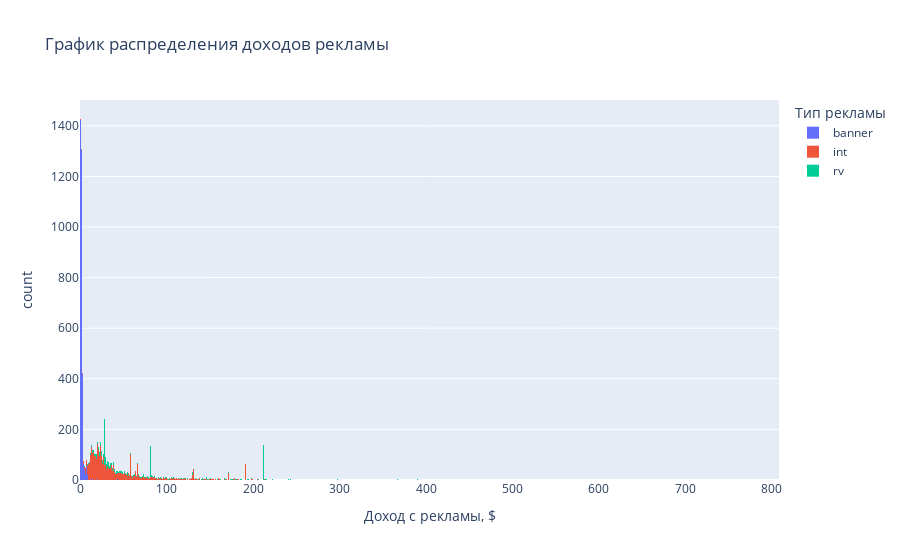

Source (notebook cell):
### Code cell
px.histogram((new_df.groupby(['profile_id', 'ad_type'])['revenue'].mean()*1000).unstack(), nbins=1000, labels={'value': 'Доход с рекламы, $', 'count': 'Количество показов', 'ad_type': 'Тип рекламы'},
            title='График распределения доходов рекламы').show(renderer='png')

### Figure 1 — Plotly figure (JSON) as saved in the notebook; plotly's stock layout.template omitted (floating-point values rounded to 4 significant figures; data arrays with more than 128 entries replaced by an {"elided": "..."} marker saying what was removed)
{"data": [{"alignmentgroup": "True", "bingroup": "x", "hovertemplate": "Тип рекламы=banner<br>Доход с рекламы, $=%{x}<br>count=%{y}<extra></extra>", "legendgroup": "banner", "marker": {"color": "#636efa", "pattern": {"shape": ""}}, "name": "banner", "nbinsx": 1000, "offsetgroup": "banner", "orientation": "v", "showlegend": true, "type": "histogram", "x": {"elided": "4226 float values"}, "xaxis": "x", "yaxis": "y"}, {"alignmentgroup": "True", "bingroup": "x", "hovertemplate": "Тип рекламы=int<br>Доход с рекламы, $=%{x}<br>count=%{y}<extra></extra>", "legendgroup": "int", "marker": {"color": "#EF553B", "pattern": {"shape": ""}}, "name": "int", "nbinsx": 1000, "offsetgroup": "int", "orientation": "v", "showlegend": true, "type": "histogram", "x": {"elided": "4226 float values"}, "xaxis": "x", "yaxis": "y"}, {"alignmentgroup": "True", "bingroup": "x", "hovertemplate": "Тип рекламы=rv<br>Доход с рекламы, $=%{x}<br>count=%{y}<extra></extra>", "legendgroup": "rv", "marker": {"color": "#00cc96", "pattern": {"shape": ""}}, "name": "rv", "nbinsx": 1000, "offsetgroup": "rv", "orientation": "v", "showlegend": true, "type": "histogram", "x": {"elided": "4226 float values"}, "xaxis": "x", "yaxis": "y"}], "layout": {"autosize": true, "barmode": "relative", "legend": {"title": {"text": "Тип рекламы"}, "tracegroupgap": 0}, "title": {"text": "График распределения доходов рекламы"}, "xaxis": {"anchor": "y", "autorange": true, "domain": [0, 1], "range": [-0.5, 808.5], "title": {"text": "Доход с рекламы, $"}, "type": "linear"}, "yaxis": {"anchor": "x", "autorange": true, "domain": [0, 1], "range": [0, 1502.0], "title": {"text": "count"}}}}
